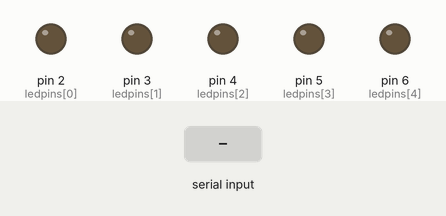
Recording of a sketch running on a simulated Arduino Uno, built with avr-gcc and run on an emulated ATmega328P. Parts: output pins drawn as LEDs (lit = HIGH). Inputs (shaded band) come from the test bench.

Above: at 1.2 s.
1.3 s: "90,45\n" received over Serial
At 2.0 s:
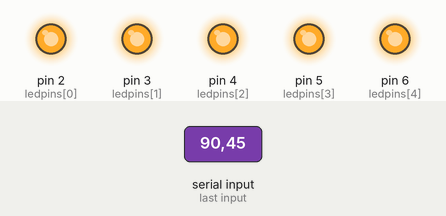
Timing chart, 0 to 4.3 s (numbered marks = the images above; inputs shaded):
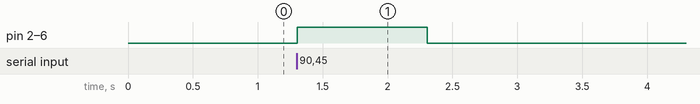

The sketch:

ide.m.ino
```cpp
int ledpins[]={2,3,4,5,6};
int numled = 5;

void setup() {
  // put your setup code here, to run once:
  for(int i=0; i< numled; i++){
    pinMode(ledpins[i], OUTPUT);

  }
  Serial.begin(9600);
}

void loop() {
  // put your main code here, to run repeatedly:
  if(Serial.available()>0){
    int fingerCount = Serial.parseInt();
    for(int i=0; i< numled; i++){
      if(i< fingerCount){
        digitalWrite(ledpins[i], HIGH);
      }
      else {
      digitalWrite(ledpins[i], LOW);
      }
    }
  }
}
```

Measured:
- after the input at 1.3 s, pin 2 (ledpins[0]), pin 3 (ledpins[1]), pin 4 (ledpins[2]), pin 5 (ledpins[3]), pin 6 (ledpins[4]): LOW → HIGH at once, → LOW 1.0 s later
